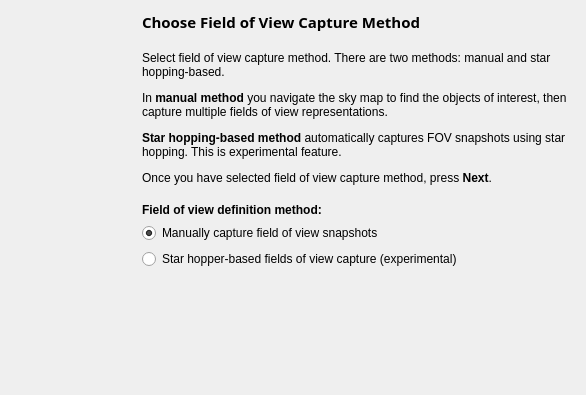
<?xml version="1.0" encoding="UTF-8"?>
<ui version="4.0">
 <class>PWizFovTypeSelection</class>
 <widget class="QWidget" name="PWizFovTypeSelection">
  <property name="geometry">
   <rect>
    <x>0</x>
    <y>0</y>
    <width>586</width>
    <height>395</height>
   </rect>
  </property>
  <layout class="QHBoxLayout" name="horizontalLayout">
   <item>
    <widget class="QLabel" name="banner">
     <property name="sizePolicy">
      <sizepolicy hsizetype="Fixed" vsizetype="Fixed">
       <horstretch>0</horstretch>
       <verstretch>0</verstretch>
      </sizepolicy>
     </property>
     <property name="minimumSize">
      <size>
       <width>120</width>
       <height>360</height>
      </size>
     </property>
     <property name="text">
      <string/>
     </property>
    </widget>
   </item>
   <item>
    <spacer name="horSpacer4">
     <property name="orientation">
      <enum>Qt::Horizontal</enum>
     </property>
     <property name="sizeType">
      <enum>QSizePolicy::Fixed</enum>
     </property>
     <property name="sizeHint" stdset="0">
      <size>
       <width>5</width>
       <height>20</height>
      </size>
     </property>
    </spacer>
   </item>
   <item>
    <layout class="QVBoxLayout" name="fovTypeLayout">
     <property name="spacing">
      <number>6</number>
     </property>
     <property name="margin">
      <number>0</number>
     </property>
     <item>
      <widget class="QLabel" name="stepTitle">
       <property name="font">
        <font>
         <family>Sans Serif</family>
         <pointsize>11</pointsize>
         <weight>75</weight>
         <italic>false</italic>
         <bold>true</bold>
         <underline>false</underline>
         <strikeout>false</strikeout>
        </font>
       </property>
       <property name="text">
        <string>Choose Field of View Capture Method</string>
       </property>
      </widget>
     </item>
     <item>
      <spacer name="vertSpacer1">
       <property name="orientation">
        <enum>Qt::Vertical</enum>
       </property>
       <property name="sizeType">
        <enum>QSizePolicy::Fixed</enum>
       </property>
       <property name="sizeHint" stdset="0">
        <size>
         <width>20</width>
         <height>12</height>
        </size>
       </property>
      </spacer>
     </item>
     <item>
      <widget class="QLabel" name="stepText">
       <property name="text">
        <string>&lt;p&gt;Select field of view capture method. There are two methods: manual and star hopping-based.&lt;/p&gt;
&lt;p&gt;In &lt;b&gt;manual method&lt;/b&gt; you navigate the sky map to find the objects of interest, then capture multiple fields of view representations.&lt;/p&gt;
&lt;p&gt;&lt;b&gt;Star hopping-based method&lt;/b&gt; automatically captures FOV snapshots using star hopping. This is experimental feature.&lt;/p&gt;
&lt;p&gt;Once you have selected field of view capture method, press &lt;b&gt;Next&lt;/b&gt;.&lt;/p&gt;</string>
       </property>
       <property name="wordWrap">
        <bool>true</bool>
       </property>
      </widget>
     </item>
     <item>
      <spacer name="vertSpacer2">
       <property name="orientation">
        <enum>Qt::Vertical</enum>
       </property>
       <property name="sizeType">
        <enum>QSizePolicy::Maximum</enum>
       </property>
       <property name="sizeHint" stdset="0">
        <size>
         <width>20</width>
         <height>12</height>
        </size>
       </property>
      </spacer>
     </item>
     <item>
      <widget class="QLabel" name="typeLabel">
       <property name="font">
        <font>
         <weight>75</weight>
         <bold>true</bold>
        </font>
       </property>
       <property name="text">
        <string>Field of view definition method:</string>
       </property>
      </widget>
     </item>
     <item>
      <widget class="QRadioButton" name="manualRadio">
       <property name="text">
        <string>Manually capture field of view snapshots</string>
       </property>
       <property name="checked">
        <bool>true</bool>
       </property>
      </widget>
     </item>
     <item>
      <widget class="QRadioButton" name="hopperRadio">
       <property name="sizePolicy">
        <sizepolicy hsizetype="Minimum" vsizetype="Preferred">
         <horstretch>0</horstretch>
         <verstretch>0</verstretch>
        </sizepolicy>
       </property>
       <property name="text">
        <string>Star hopper-based fields of view capture (experimental)</string>
       </property>
      </widget>
     </item>
     <item>
      <spacer name="vertSpacer3">
       <property name="orientation">
        <enum>Qt::Vertical</enum>
       </property>
       <property name="sizeHint" stdset="0">
        <size>
         <width>20</width>
         <height>40</height>
        </size>
       </property>
      </spacer>
     </item>
    </layout>
   </item>
  </layout>
 </widget>
 <resources/>
 <connections/>
</ui>
